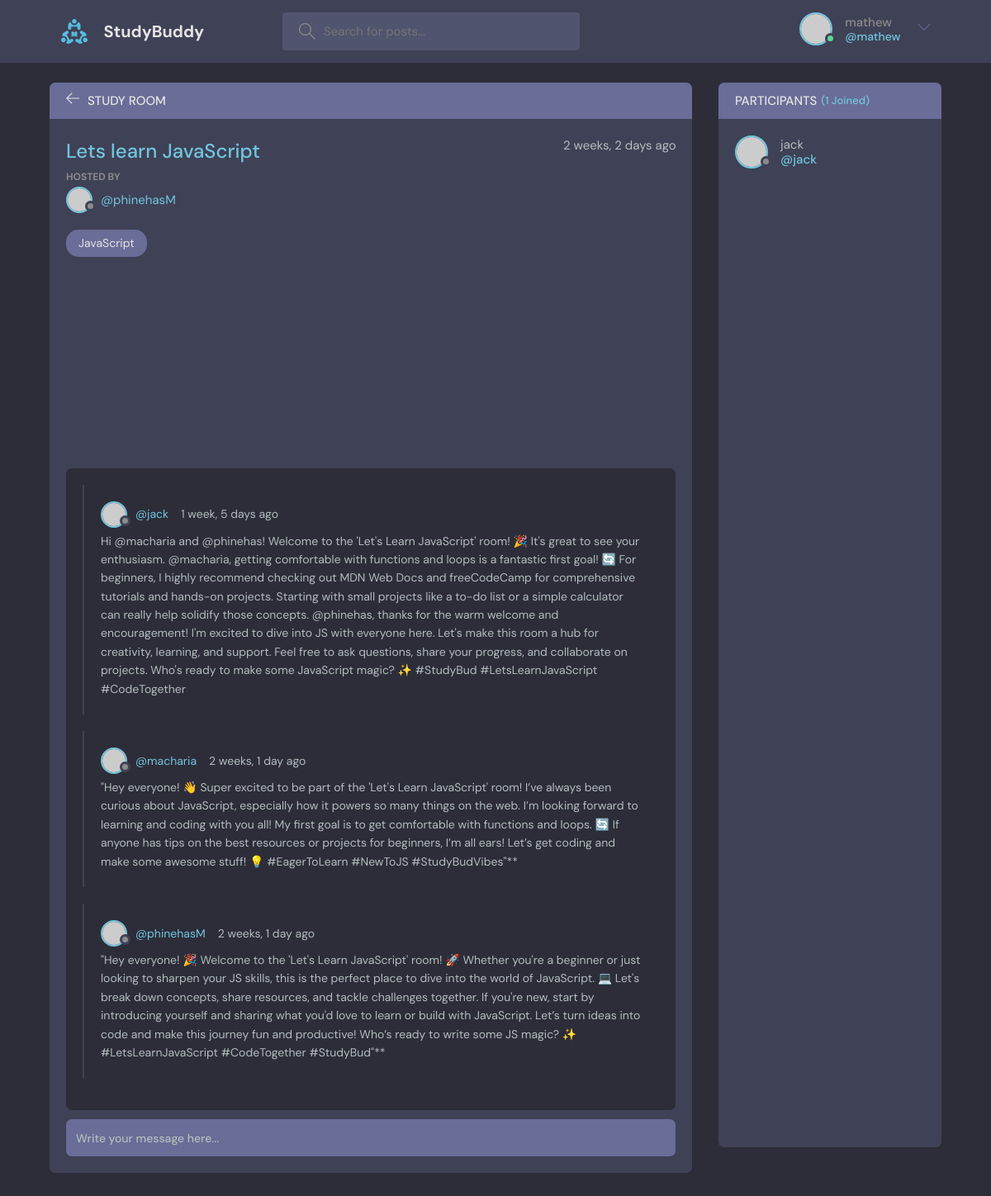
/room/1/ (signed in), run on the app's committed database.
### base/models.py (models this page shows, shortened)
class Room(models.Model):
    host = models.ForeignKey(User, on_delete=models.SET_NULL, null=True)
    topic = models.ForeignKey(Topic, on_delete=models.SET_NULL, null=True)
    name = models.CharField(max_length=200)
    description = models.TextField(null=True, blank=True)
    participants = models.ManyToManyField(User, related_name='participants', blank=True)
    updated = models.DateTimeField(auto_now=True)
    created = models.DateTimeField(auto_now_add=True)
    class Meta:
        ordering = ['-updated', '-created']

class Topic(models.Model):
    name = models.CharField(max_length=200)
    def __str__(self):
        return self.name

class Message(models.Model):
    user = models.ForeignKey(User, on_delete=models.CASCADE)
    room = models.ForeignKey(Room, on_delete=models.CASCADE)
    body = models.TextField()
    updated = models.DateTimeField(auto_now=True)
    created = models.DateTimeField(auto_now_add=True)
    class Meta:
        ordering = ['-updated', '-created']

### base/views.py (the view, shortened to what this page needs)
# urls.py: path('room/<str:pk>/', views.room, name='room'),
def room(request, pk):
    room = get_object_or_404(Room, id=pk)
    room_messages = room.message_set.all()
    participants = room.participants.all()
    context = {'room': room, 'room_messages': room_messages
               , 'participants': participants}
    return render(request, 'base/room.html', context)

### base/templates/base/room.html (shortened to what this page needs)
{% extends 'main.html' %}
{% block content %}
    <main class="profile-page layout layout--2">
      <div class="container">
        <div class="room">
          <div class="room__top">
            <div class="room__topLeft">
              <a href="{ url 'home' }">
                <svg version="1.1" xmlns="http://www.w3.org/2000/svg" width="32" height="32" viewBox="0 0 32 32">
                  <title>arrow-left</title>
                  <path
                    d="M13.723 2.286l-13.723 13.714 13.719 13.714 1.616-1.611-10.96-10.96h27.625v-2.286h-27.625l10.965-10.965-1.616-1.607z"
                  ></path>
                </svg>
              </a>
              <h3>Study Room</h3>
            </div>
        </div>
          <div class="room__box scroll">
            <div class="room__header scroll">
              <div class="room__info">
                <h3>{{room.name}}</h3>
                <span>{{room.created | timesince}} ago</span>
              </div>
              <div class="room__hosted">
                <p>Hosted By</p>
                <a href="{% url 'user-profile' room.host.id %}" class="room__author">
                  <div class="avatar avatar--small">
                    <img src="https://randomuser.me/api/portraits/men/37.jpg" />
                  </div>
                  <span>@{{room.host.username}}</span>
                </a>
              </div>
              <span class="room__topics">{{room.topic}}</span>
            </div>
            <div class="room__conversation">
              <div class="threads scroll">
                {% for message in room_messages %}
                <div class="thread">
                  <div class="thread__top">
                    <div class="thread__author">
                      <a href="{% url 'user-profile' message.user.id %}" class="thread__authorInfo">
                        <div class="avatar avatar--small">
                          <img src="https://randomuser.me/api/portraits/men/37.jpg" />
                        </div>
                        <span>@{{message.user.username}}</span>
                      </a>
                      <span class="thread__date">{{message.created | timesince}} ago</span>
                    </div>
                  </div>
                  <div class="thread__details">
                    {{message.body}}
                  </div>
                </div>
                {% endfor %}
            </div>
            </div>
          </div>
          <div class="room__message">
            <form action="" method="POST">
              <input name="body" placeholder="Write your message here..." /></form>
          </div>
        </div>
        <div class="participants">
          <h3 class="participants__top">Participants <span>({{participants.count}} Joined)</span></h3>
          <div class="participants__list scroll">
            {% for user in participants %}
            <a href="{% url 'user-profile' user.id %}" class="participant">
              <div class="avatar avatar--medium">
                <img src="https://randomuser.me/api/portraits/men/37.jpg" />
              </div>
              <p>
                {{user.username}}
                <span>@{{user.username}}</span>
              </p>
            </a>
            {% endfor %}
          </div>
        </div>
      </div>
    </main>
    {% endblock content %}

### templates/navbar.html (shortened to what this page needs)
{% load static %}
<header class="header header--loggedIn">
    <div class="container">
      <a href="{% url 'home' %}" class="header__logo">
        <img src="{% static 'images/logo.svg' %}" />
        <h1>StudyBuddy</h1>
      </a>
      <form class="header__search" method="GET" action="{% url 'home' %}" >
        <label>
          <input name="q" placeholder="Search for posts..." />
        </label>
      </form>
      <nav class="header__menu">
        {% if request.user.is_authenticated %}
        <div class="header__user">
          <a href="{% url 'update-user' %}">
            <div class="avatar avatar--medium active">
              <img src="https://randomuser.me/api/portraits/men/37.jpg" />
            </div>
            <p>{{request.user.username}} <span>@{{request.user.username}}</span></p>
          </a>
          <button class="dropdown-button">
            <svg version="1.1" xmlns="http://www.w3.org/2000/svg" width="32" height="32" viewBox="0 0 32 32">
              <title>chevron-down</title>
              <path d="M16 21l-13-13h-3l16 16 16-16h-3l-13 13z"></path>
            </svg>
          </button>
        </div>
        {% else %}
        <a href="{% url 'login' %}" >
          <img src="{% static 'images/avatar.svg' %}" />
          <p>Login</p>
        </a>
        {% endif %}
      </nav>
    </div>
  </header>

### data on the page
Room: name "Lets learn JavaScript", created "2 weeks, 2 days", host.username "phinehasM", topic "JavaScript"
Message: user.username "jack", created "1 week, 5 days", body "Hi @macharia and @phinehas! Welcome to the 'Let's Learn JavaScript' room! 🎉 It's great to see your enthusiasm. @macharia, getting comfortable with functions and loops is a fantastic first goal! 🔄 For beginners, I highly recommend checking out MDN Web Docs and freeCodeCamp for comprehensive tutorials and hands-on projects. Starting with small projects like a to-do list or a simple calculator can really help solidify those concepts. @phinehas, thanks for the warm welcome and encouragement! I'm excited to dive into JS with everyone here. Let's make this room a hub for creativity, learning, and support. Feel free to ask questions, share your progress, and collaborate on projects. Who's ready to…"
Message: user.username "macharia", created "2 weeks, 1 day", body "\"Hey everyone! 👋 Super excited to be part of the 'Let's Learn JavaScript' room! I’ve always been curious about JavaScript, especially how it powers so many things on the web. I’m looking forward to learning and coding with you all! My first goal is to get comfortable with functions and loops. 🔄 If anyone has tips on the best resources or projects for beginners, I’m all ears! Let’s get coding and make some awesome stuff! 💡 #EagerToLearn #NewToJS #StudyBudVibes\"**"
Message: user.username "phinehasM", created "2 weeks, 1 day", body "\"Hey everyone! 🎉 Welcome to the 'Let's Learn JavaScript' room! 🚀 Whether you're a beginner or just looking to sharpen your JS skills, this is the perfect place to dive into the world of JavaScript. 💻 Let's break down concepts, share resources, and tackle challenges together. If you're new, start by introducing yourself and sharing what you'd love to learn or build with JavaScript. Let’s turn ideas into code and make this journey fun and productive! Who’s ready to write some JS magic? ✨ #LetsLearnJavaScript #CodeTogether #StudyBud\"**"

### other printed values
{{ request.user.username }} "mathew"
{{ participants.count }} "1"
{{ user.username }} "jack"
